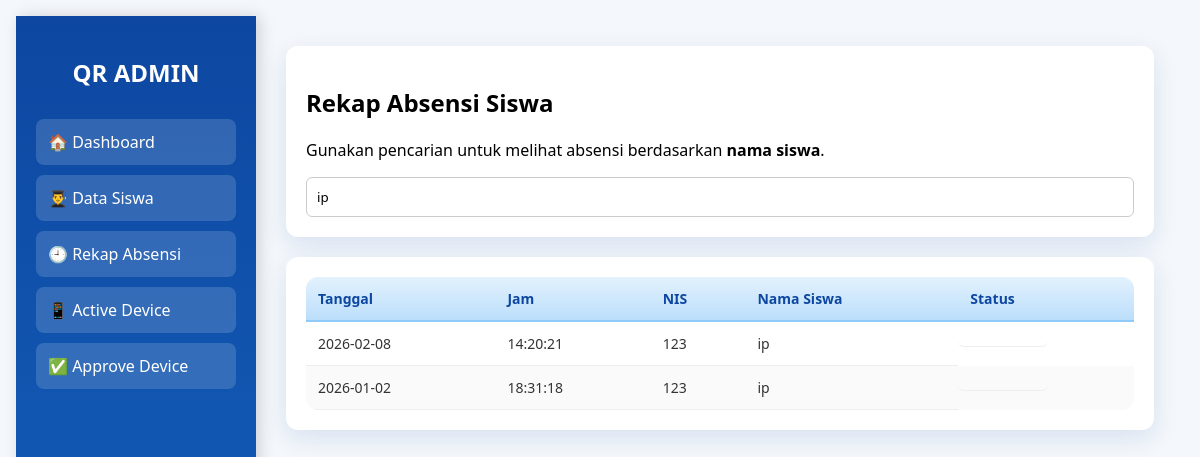
Screenshot of /server/dashboard/absensi.php?cari=ip with the database file from the repository.
### tables this page shows
CREATE TABLE `absensi` (
  `id` int(11) NOT NULL,
  `nis` varchar(20) DEFAULT NULL,
  `tanggal` date DEFAULT NULL,
  `jam` time DEFAULT NULL,
  `status` enum('HADIR','TERLAMBAT') DEFAULT 'HADIR',
  `waktu` datetime DEFAULT NULL,
  `latitude` decimal(10,7) DEFAULT NULL,
  `longitude` decimal(10,7) DEFAULT NULL
);

CREATE TABLE `siswa` (
  `nis` varchar(20) NOT NULL,
  `nama` varchar(100) DEFAULT NULL,
  `kelas` varchar(20) DEFAULT NULL,
  `no_wa_ortu` varchar(20) DEFAULT NULL,
  `password` varchar(255) DEFAULT NULL,
  `password_view` varchar(255) DEFAULT NULL,
  `device_hash` varchar(255) DEFAULT NULL,
  `device_status` enum('active','locked') DEFAULT 'active',
  `status` enum('pending','approved') DEFAULT 'pending'
);

### server/dashboard/absensi.php (the view, shortened to what this page needs)
<?php
include '../koneksi.php';
$cari = isset($_GET['cari']) ? $_GET['cari'] : '';
?>
<!DOCTYPE html>
<html lang="id">
<head>
<link rel="stylesheet" href="style.css">
</head>
<body>
<div class="container">
<div class="sidebar" id="sidebar">
  <h2>QR ADMIN</h2>
  <a href="dashboard.php">🏠 Dashboard</a>
  <a href="siswa.php">👨‍🎓 Data Siswa</a>
  <a href="absensi.php" class="active">🕘 Rekap Absensi</a>
  <a href="active_device.php">📱 Active Device</a>
  <a href="approve_device.php">✅ Approve Device</a>
</div>
<div class="content">
<div class="card">
  <h2>Rekap Absensi Siswa</h2>
  <p>Gunakan pencarian untuk melihat absensi berdasarkan <b>nama siswa</b>.</p>
  <form method="GET">
    <input
      type="text"
      name="cari"
      placeholder="Cari nama siswa..."
      value="<?= htmlspecialchars($cari) ?>"
    >
  </form>
</div>
<div class="card">
<div class="table-wrap">
<table class="table-admin">
  <thead>
    <tr>
      <th>Tanggal</th>
      <th>Jam</th>
      <th>NIS</th>
      <th>Nama Siswa</th>
      <th>Status</th>
    </tr>
  </thead>
  <tbody>
  <?php
  $sql = "
    SELECT
      a.tanggal,
      a.jam,
      a.nis,
      s.nama,
      a.status
    FROM absensi a
    LEFT JOIN siswa s ON a.nis = s.nis
  ";
  if($cari != ''){
    $safe = mysqli_real_escape_string($conn, $cari);
    $sql .= " WHERE s.nama LIKE '%$safe%'";
  }
  $sql .= " ORDER BY a.tanggal DESC, a.jam DESC";
  $q = mysqli_query($conn, $sql) or die(mysqli_error($conn));
  while($a = mysqli_fetch_assoc($q)){
  ?>
    <tr>
      <td><?= $a['tanggal'] ?></td>
      <td><?= $a['jam'] ?></td>
      <td><?= $a['nis'] ?></td>
      <td><?= $a['nama'] ?? '<i>Nama tidak ditemukan</i>' ?></td>
      <td class="status <?= strtolower($a['status']) ?>">
      </td>
    </tr>
  <?php } ?>
  </tbody>
</table>
</div>
</div>
</div>
</div>
</body>
</html>

### server/dashboard/style.css (style rules this page uses)
* { box-sizing:border-box; font-family:Segoe UI, Arial; }
body { margin:0; background:#f4f7fb; padding:16px; }
.card { background:#fff; padding:20px; border-radius:12px; box-shadow:0 8px 25px rgba(13,71,161,.12); margin-bottom:20px; }
input { width:100%; padding:10px; border:1px solid #ccc; border-radius:6px; }
.table-wrap { overflow-x:auto; border-radius:12px; }
table { width:100%; border-collapse:separate; border-spacing:0; min-width:900px; background:#fff; }
thead th { position:sticky; top:0; background:linear-gradient(180deg,#e3f2fd,#bbdefb); color:#0d47a1; font-weight:600; font-size:14px; text-align:left; padding:12px; border-bottom:2px solid #90caf9; z-index:1; }
tbody td { padding:12px; font-size:14px; color:#333; border-bottom:1px solid #eee; vertical-align:middle; }
tbody tr:nth-child(even) { background:#fafafa; }
.container { display:flex; min-height:100vh; }
.sidebar { width:240px; background:linear-gradient(180deg,#0d47a1,#1565c0); padding:20px; box-shadow:4px 0 15px rgba(0,0,0,.15); }
.sidebar h2 { color:#fff; text-align:center; margin-bottom:30px; }
.sidebar a { display:block; padding:12px; margin-bottom:10px; background:rgba(255,255,255,.15); color:#fff; text-decoration:none; border-radius:8px; transition:.3s; }
.content { flex:1; padding:30px; }
.table-admin { width:100%; border-collapse:separate; border-spacing:0; min-width:800px; background:#fff; }
.table-admin thead th { background:linear-gradient(180deg,#e3f2fd,#bbdefb); color:#0d47a1; font-size:14px; font-weight:600; padding:12px; text-align:left; border-bottom:2px solid #90caf9; }
.table-admin tbody td { padding:12px; font-size:14px; border-bottom:1px solid #eee; vertical-align:middle; }
.table-admin tbody tr:nth-child(even) { background:#fafafa; }
.status { font-weight:600; text-align:center; border-radius:6px; padding:6px 10px; display:inline-block; min-width:90px; }

### rows the page displays
absensi: tanggal "2026-02-08", jam "14:20:21", nis "123", siswa.nama "ip"
absensi: tanggal "2026-01-02", jam "18:31:18", nis "123", siswa.nama "ip"
